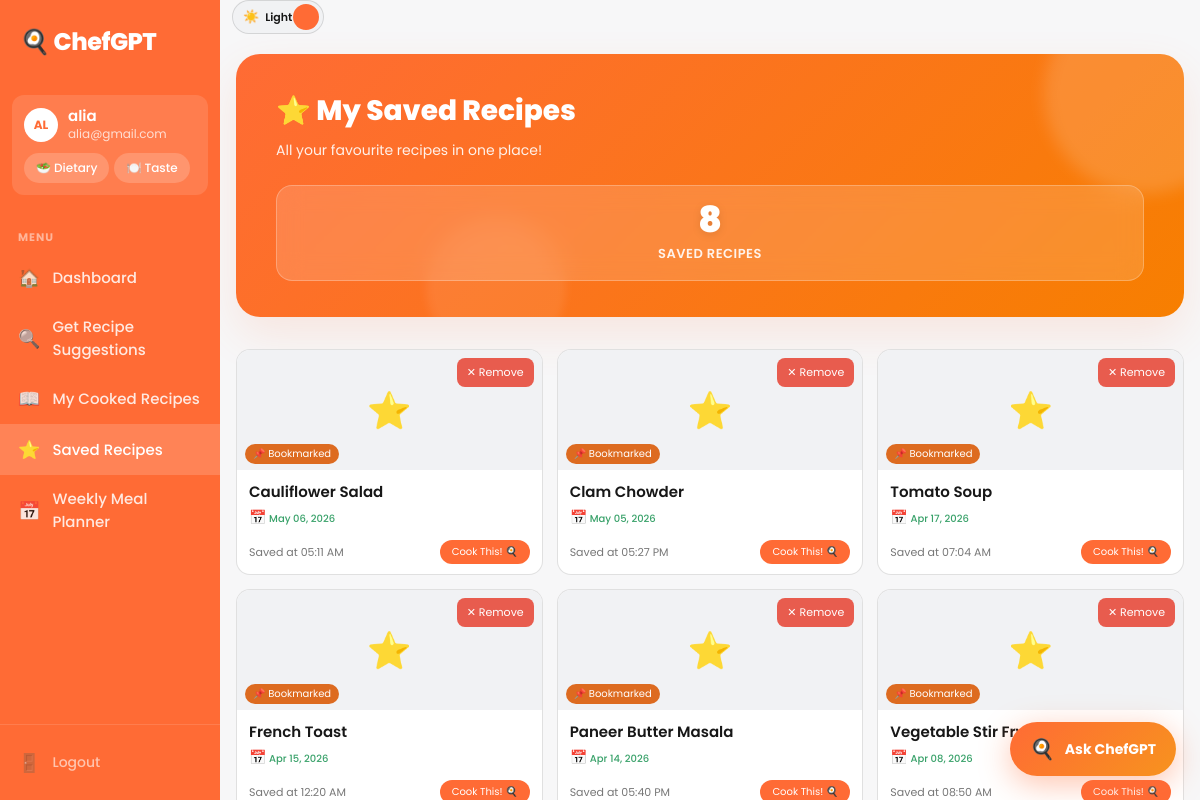
The page /saved-recipes (signed in) on the database its author committed.
### app.py (models this page shows)
class User(UserMixin, db.Model):
    id = db.Column(db.Integer, primary_key=True)
    username = db.Column(db.String(80), unique=True, nullable=False)
    email = db.Column(db.String(120), unique=True, nullable=False)
    password = db.Column(db.String(200), nullable=False)
    created_at = db.Column(db.DateTime, default=datetime.utcnow)
    role = db.Column(db.String(20), nullable=False, default='user')

class SavedRecipe(db.Model):
    __tablename__ = 'saved_recipes'
    id = db.Column(db.Integer, primary_key=True)
    user_id = db.Column(db.Integer, db.ForeignKey('user.id'), nullable=False)
    recipe_id = db.Column(db.Integer, nullable=False)
    recipe_name = db.Column(db.String(200), nullable=False)
    saved_at = db.Column(db.DateTime, default=datetime.utcnow)
    user = db.relationship('User', backref='saved_recipes')

### app.py (the view)
@app.route("/saved-recipes")
@login_required
def saved_recipes():
    saved = SavedRecipe.query.filter_by(user_id=current_user.id)\
        .order_by(SavedRecipe.saved_at.desc()).all()
    return render_template("saved_recipes.html", recipes=saved)

### app.py (called while the page is built)
@login_manager.user_loader
def load_user(user_id):
    return User.query.get(int(user_id))

### templates/saved_recipes.html (shortened to what this page needs)
{% extends "base.html" %}
{% block extra_head %}
    <link rel="stylesheet" href="{{ url_for('static', filename='css/history.css') }}">
{% endblock %}
{% block content %}
    <div class="container">
        <div class="page-header">
            <h2>⭐ My Saved Recipes</h2>
            <p>All your favourite recipes in one place!</p>
            <div class="stats">
                <div class="stat-card">
                    <div class="stat-number">{{ recipes|length }}</div>
                    <div class="stat-label">Saved Recipes</div>
                </div>
            </div>
        </div>
        {% if recipes|length == 0 %}
            <div class="empty-state">
                <div style="font-size: 48px; margin-bottom: 16px;">💾</div>
                <h3>No Saved Recipes Yet</h3>
                <p>Browse recipes and hit Save to bookmark your favourites!</p>
                <a href="{{ url_for('dashboard') }}">Browse Recipes</a>
            </div>
        {% else %}
            <div class="recipe-grid">
            {% for saved in recipes %}
                <div class="recipe-card" onclick="window.location.href='{{ url_for('recipe_detail', recipe_id=saved.recipe_id) }}'" style="position: relative;">
                    <button class="view-btn" style="position: absolute; top: 8px; right: 8px; background: rgba(231, 76, 60, 0.9); color: white; border: none; padding: 6px 10px; font-size: 11px; z-index: 10; border-radius: 8px;" onclick="event.stopPropagation(); unsave({{ saved.recipe_id }}, this)">
                        ✕ Remove
                    </button>
                    <div class="recipe-card-img">
                        <div class="recipe-img-placeholder">⭐</div>
                        <div class="recipe-time-badge" style="background: #DD6B20; color: white;">📌 Bookmarked</div>
                    </div>
                    <div class="recipe-card-body">
                        <div class="recipe-card-name" style="font-size: 15px; padding-right: 20px;">{{ saved.recipe_name }}</div>
                        <div class="recipe-card-meta" style="color: #38A169; font-weight: 500; margin-top: 4px;">
                            <span style="font-size: 14px;">📅</span> {{ saved.saved_at.strftime('%b %d, %Y') }}
                        </div>
                        <div class="recipe-card-footer" style="margin-top: 12px;">
                            <div class="recipe-rating" style="font-size: 11px;">Saved at {{ saved.saved_at.strftime('%I:%M %p') }}</div>
                            <div class="recipe-view-btn" style="background: var(--brand);">Cook This! 🍳</div>
                        </div>
                    </div>
                </div>
            {% endfor %}
            </div>
        {% endif %}
    </div>
{% endblock %}

### templates/base.html (shortened to what this page needs)
<!DOCTYPE html>
<html lang="en">
<head>
    <link rel="stylesheet" href="{{ url_for('static', filename='css/dashboard.css') }}">
    {% block extra_head %}{% endblock %}
</head>
<body>
<div class="dashboard-layout">
  <aside class="sidebar">
    <div class="sidebar-logo">🍳 ChefGPT</div>
    <div class="profile-block">
      <div class="profile-row">
        <div class="avatar">{{ current_user.username[:2].upper() if current_user.is_authenticated else '' }}</div>
        <div>
          <div class="profile-name">{{ current_user.username if current_user.is_authenticated else '' }}</div>
          <div class="profile-email">{{ current_user.email if current_user.is_authenticated else '' }}</div>
        </div>
      </div>
      <div class="profile-pills">
        <button class="pill" onclick="openDietDrawer()">🥗 Dietary</button>
        <button class="pill" onclick="openTasteDrawer()">🍽️ Taste</button>
      </div>
    </div>
    <nav class="sidebar-nav">
      <div class="nav-label">MENU</div>
      <a href="{{ url_for('dashboard') }}" class="nav-item {% if request.endpoint == 'dashboard' %}active{% endif %}">
        <span class="nav-icon">🏠</span> Dashboard</a>
      <a href="{{ url_for('recommend_page') }}" class="nav-item {% if request.endpoint == 'recommend_page' %}active{% endif %}">
        <span class="nav-icon">🔍</span> Get Recipe Suggestions</a>
      <a href="{{ url_for('cooked_history') }}" class="nav-item {% if request.endpoint == 'cooked_history' %}active{% endif %}">
        <span class="nav-icon">📖</span> My Cooked Recipes</a>
      <a href="{{ url_for('saved_recipes') }}" class="nav-item {% if request.endpoint == 'saved_recipes' %}active{% endif %}">
        <span class="nav-icon">⭐</span> Saved Recipes</a>
      <a href="{{ url_for('meal_planner') }}" class="nav-item {% if request.endpoint == 'meal_planner' %}active{% endif %}">
        <span class="nav-icon">📅</span> Weekly Meal Planner</a>
    </nav>
    <div class="sidebar-bottom">
      <a href="{{ url_for('logout') }}" class="nav-item nav-logout">
        <span class="nav-icon">🚪</span> Logout</a>
    </div>
  </aside>
  <main class="main-content">
    <div class="topbar-actions">
      <button class="theme-switch" type="button" onclick="toggleTheme()" aria-label="Toggle theme">
        <span class="theme-switch-icon" id="themeIcon">🌙</span>
        <span class="theme-switch-text" id="themeText">Dark</span>
        <span class="theme-switch-knob"></span>
      </button>
    </div>
    <div class="page-content">
      {% block content %}{% endblock %}
    </div>
  </main>
</div>
{% include 'partials/floating_chat.html' %}
</body>
        {% set diet_options = [('omnivore','🍽️ No Restrictions','Eats everything'),('vegetarian','🥦 Vegetarian','No meat, dairy & eggs ok'),('vegan','🌱 Vegan','No animal products'),('halal','☪️ Halal','No pork & alcohol')] %}
</html>

### static/css/history.css (style rules this page uses)
.container { max-width: 1000px; margin: 20px auto; padding: 0 16px; animation: slideUp 0.4s ease-out forwards; }
.page-header { background: linear-gradient(135deg, var(--brand) 0%, #f77f00 100%); padding: 36px 40px; border-radius: 24px; margin-bottom: 32px; position: relative; overflow: hidden; box-shadow: var(--shadow); color: white; }
.page-header::before { content: ''; position: absolute; top: -60px; right: -60px; width: 200px; height: 200px; background: rgba(255,255,255,0.15); border-radius: 50%; filter: blur(8px); }
.page-header::after { content: ''; position: absolute; bottom: -40px; left: 20%; width: 140px; height: 140px; background: rgba(255,255,255,0.08); border-radius: 50%; filter: blur(4px); }
.page-header h2 { font-size: 28px; font-weight: 800; margin-bottom: 8px; position: relative; z-index: 1; }
.page-header p { color: rgba(255,255,255,0.9); font-size: 14px; position: relative; z-index: 1; }
.stats { display: flex; gap: 16px; margin-top: 24px; position: relative; z-index: 1; }
.stat-card { background: rgba(255,255,255,0.15); backdrop-filter: blur(12px); border: 1px solid rgba(255,255,255,0.25); padding: 16px 24px; border-radius: 16px; flex: 1; text-align: center; transition: all 0.3s cubic-bezier(0.4, 0, 0.2, 1); }
.stat-number { font-size: 36px; font-weight: 900; color: white; line-height: 1; margin-bottom: 6px; text-shadow: 0 2px 10px rgba(0,0,0,0.1); }
.stat-label { color: rgba(255,255,255,0.9); font-size: 13px; font-weight: 600; text-transform: uppercase; letter-spacing: 0.5px; }

### rows shown on the page
User: username "AL", username "alia", email "alia@gmail.com"
SavedRecipe: recipe_name "Cauliflower Salad", saved_at "May 06, 2026", saved_at "05:11 AM"
SavedRecipe: recipe_name "Clam Chowder", saved_at "May 05, 2026", saved_at "05:27 PM"
SavedRecipe: recipe_name "Tomato Soup", saved_at "Apr 17, 2026", saved_at "07:04 AM"
SavedRecipe: recipe_name "French Toast", saved_at "Apr 15, 2026", saved_at "12:20 AM"
SavedRecipe: recipe_name "Paneer Butter Masala", saved_at "Apr 14, 2026", saved_at "05:40 PM"
SavedRecipe: recipe_name "Vegetable Stir Fry", saved_at "Apr 08, 2026", saved_at "08:50 AM"

### other values the page prints
{{ recipes|length }} "8"
